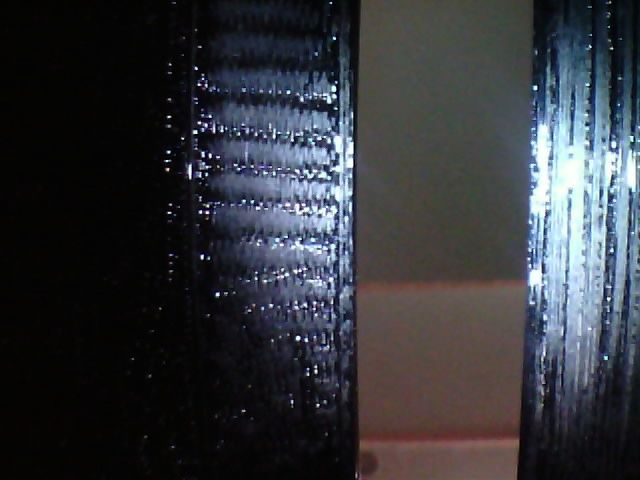
#> input picture src/captured_images/debug_original_20250106_011834.jpg, 640 x 480 px
$ python -i counting.py   (imports and definitions only)
#> lines starting #> are read from the running program, lines starting #| are printed output that depends on the picture; after the words box and inside, x2 and y2 are one past the last pixel; in counts of white or black regions, pixels touching at a corner belong together
import cv2
import numpy as np

class StripeCounter:
    def __init__(self):
        self.min_stripe_length = 50  # Minimum length to consider as valid stripe
        self.min_stripe_area = 100   # Minimum area to consider as valid stripe

    def count_stripes(self, skeleton_image):
        """Count number of white stripes in skeletonized image"""
        # Ensure binary image
        _, binary = cv2.threshold(skeleton_image, 127, 255, cv2.THRESH_BINARY)

        # Find contours
        contours, _ = cv2.findContours(binary, cv2.RETR_EXTERNAL, cv2.CHAIN_APPROX_SIMPLE)

        # Filter contours by length and area
        valid_stripes = []
        for i, contour in enumerate(contours):
            # Calculate contour length and area
            length = cv2.arcLength(contour, False)
            area = cv2.contourArea(contour)

            if length >= self.min_stripe_length and area >= self.min_stripe_area:
                valid_stripes.append(contour)

        # Draw results on debug image
        debug_image = cv2.cvtColor(skeleton_image, cv2.COLOR_GRAY2BGR)

        # Draw all contours in red
        cv2.drawContours(debug_image, contours, -1, (0,0,255), 1)

        # Draw valid stripes in green with numbers
        for i, contour in enumerate(valid_stripes):
            cv2.drawContours(debug_image, [contour], -1, (0,255,0), 2)
            # Get contour center for numbering
            M = cv2.moments(contour)
            if M["m00"] != 0:
                cx = int(M["m10"] / M["m00"])
                cy = int(M["m01"] / M["m00"])
                # Draw stripe number
                cv2.putText(debug_image, str(i+1), (cx-10, cy),
                           cv2.FONT_HERSHEY_SIMPLEX, 0.5, (255,255,255), 1)

        # Print debug info
        print(f"Total contours found: {len(contours)}")
        print(f"Valid stripes after filtering: {len(valid_stripes)}")
        print(f"Length threshold: {self.min_stripe_length}")
        print(f"Area threshold: {self.min_stripe_area}")

        return len(valid_stripes), debug_image

    def set_min_stripe_length(self, length):
        """Adjust minimum stripe length threshold"""
        self.min_stripe_length = length

    def set_min_stripe_area(self, area):
        """Adjust minimum stripe area threshold"""
        self.min_stripe_area = area

>>> import cv2
>>> picture = cv2.imread('../captured_images/debug_original_20250106_011834.jpg', cv2.IMREAD_GRAYSCALE)
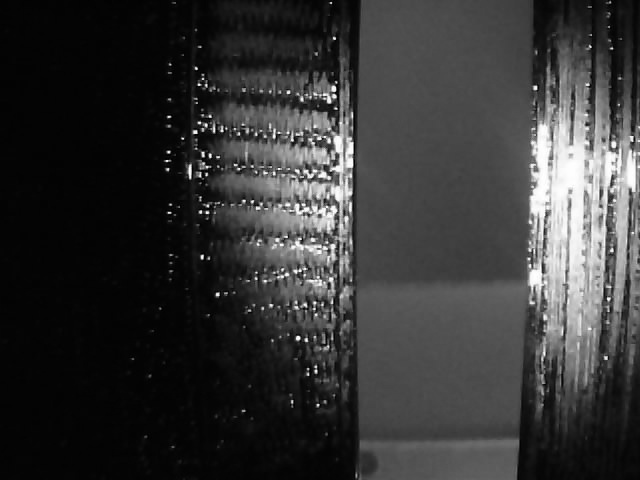
#> picture: shape (480, 640); min 0, max 255, mean 53.1
>>> result = StripeCounter().count_stripes(picture)
#> in count_stripes, `_, binary = cv2.threshold(skeleton_image, 127, 255, cv2.THRESH_BINARY)`:
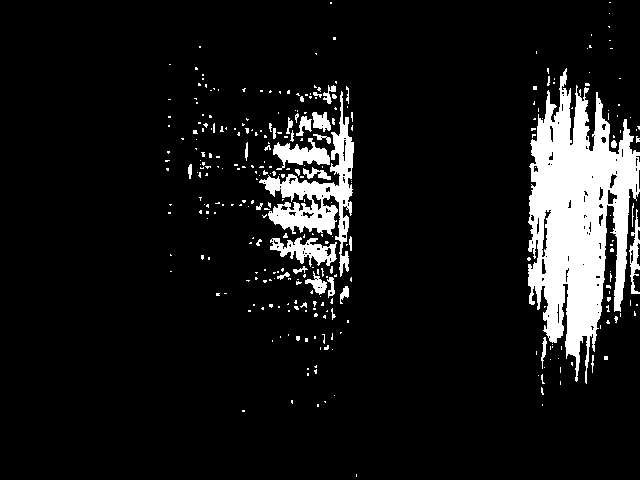
#> binary: shape (480, 640); 9.5% white; 310 white regions (273 under 20 px)
#> in count_stripes, `contours, _ = cv2.findContours(binary, cv2.RETR_EXTERNAL, cv2.CHAIN_AP..`: contours = 309 contours, 289 with area under 20; largest, box (x1, y1, x2, y2) and area: (528, 68, 640, 384) 18644, (259, 91, 354, 277) 4108, (270, 237, 337, 267) 886, (273, 138, 330, 170) 773, (629, 209, 640, 294) 316
#> the loop in count_stripes, `for i, contour in enumerate(contours):` made 309 passes
#> (length, area) on passes 33, 96, 117: (68.21, 49.5), (88.01, 182.5), (324.6, 885.5)
#> after the loop in count_stripes, `for i, contour in enumerate(contours):`: valid_stripes = 9 contours; largest, box (x1, y1, x2, y2) and area: (528, 68, 640, 384) 18644, (259, 91, 354, 277) 4108, (270, 237, 337, 267) 886, (273, 138, 330, 170) 773, (629, 209, 640, 294) 316
#> in count_stripes, `cv2.drawContours(debug_image, contours, -1, (0,0,255), 1)`:
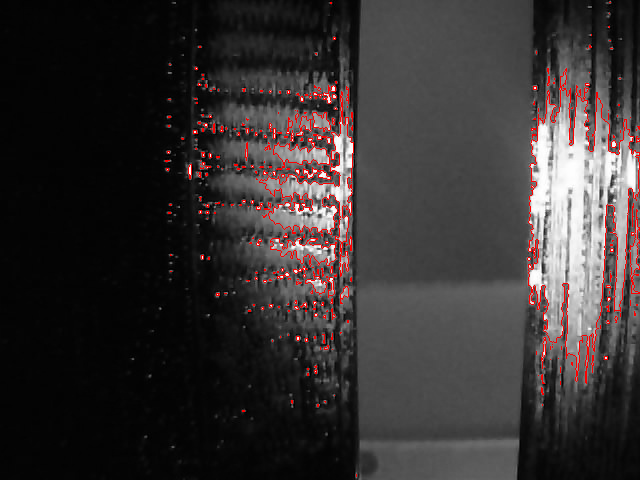
#> debug_image: shape (480, 640, 3); mean B, G, R 50, 50, 55.2
#> the loop in count_stripes, `for i, contour in enumerate(valid_stripes):` made 9 passes
#> (cx, cy) on passes 1 to 9: (317, 284), (306, 250), (634, 255), (316, 173), (301, 154), (304, 124), (320, 121), (318, 194), (577, 217)
#> after the loop in count_stripes, `for i, contour in enumerate(valid_stripes):`:
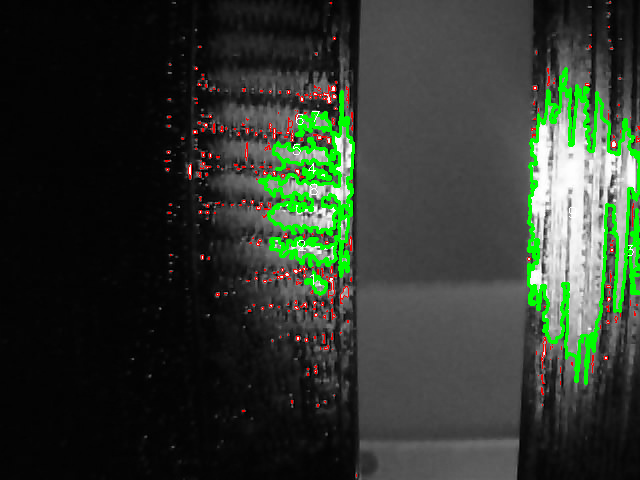
#> debug_image: shape (480, 640, 3); 4.09% of pixels changed, all inside (x1, y1, x2, y2) = (258, 67, 640, 385)
#| Total contours found: 309
#| Valid stripes after filtering: 9
